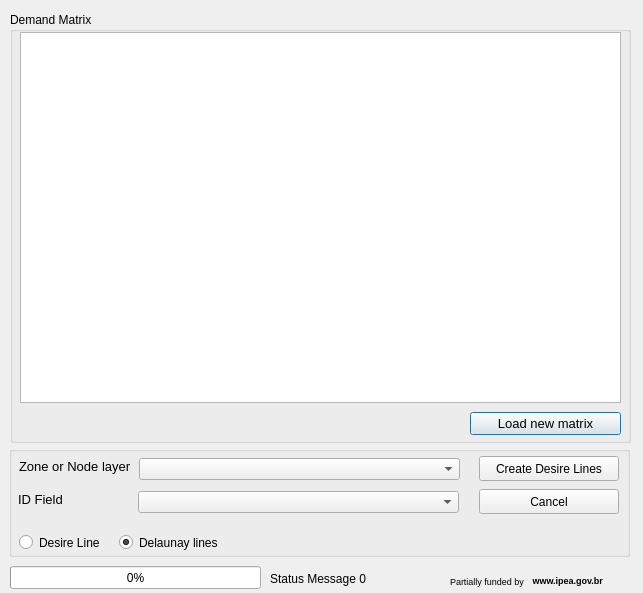
<?xml version="1.0" encoding="UTF-8"?>
<ui version="4.0">
 <class>DesireLines</class>
 <widget class="QDialog" name="DesireLines">
  <property name="windowModality">
   <enum>Qt::ApplicationModal</enum>
  </property>
  <property name="geometry">
   <rect>
    <x>0</x>
    <y>0</y>
    <width>643</width>
    <height>593</height>
   </rect>
  </property>
  <property name="windowTitle">
   <string>Graph creation toolbox - Provided by www.xl-optim.com</string>
  </property>
  <property name="modal">
   <bool>true</bool>
  </property>
  <widget class="QLabel" name="lbl_funding2">
   <property name="geometry">
    <rect>
     <x>530</x>
     <y>570</y>
     <width>91</width>
     <height>21</height>
    </rect>
   </property>
   <property name="font">
    <font>
     <pointsize>7</pointsize>
     <weight>75</weight>
     <bold>true</bold>
    </font>
   </property>
   <property name="text">
    <string> www.ipea.gov.br</string>
   </property>
   <property name="textFormat">
    <enum>Qt::PlainText</enum>
   </property>
  </widget>
  <widget class="QLabel" name="lbl_funding1">
   <property name="geometry">
    <rect>
     <x>450</x>
     <y>573</y>
     <width>91</width>
     <height>16</height>
    </rect>
   </property>
   <property name="font">
    <font>
     <pointsize>7</pointsize>
    </font>
   </property>
   <property name="text">
    <string>Partially funded by</string>
   </property>
  </widget>
  <widget class="QProgressBar" name="progressbar">
   <property name="enabled">
    <bool>true</bool>
   </property>
   <property name="geometry">
    <rect>
     <x>10</x>
     <y>566</y>
     <width>251</width>
     <height>23</height>
    </rect>
   </property>
   <property name="palette">
    <palette>
     <active>
      <colorrole role="Highlight">
       <brush brushstyle="SolidPattern">
        <color alpha="255">
         <red>0</red>
         <green>170</green>
         <blue>0</blue>
        </color>
       </brush>
      </colorrole>
     </active>
     <inactive>
      <colorrole role="Highlight">
       <brush brushstyle="SolidPattern">
        <color alpha="255">
         <red>240</red>
         <green>240</green>
         <blue>240</blue>
        </color>
       </brush>
      </colorrole>
     </inactive>
     <disabled>
      <colorrole role="Highlight">
       <brush brushstyle="SolidPattern">
        <color alpha="255">
         <red>51</red>
         <green>153</green>
         <blue>255</blue>
        </color>
       </brush>
      </colorrole>
     </disabled>
    </palette>
   </property>
   <property name="value">
    <number>0</number>
   </property>
   <property name="textVisible">
    <bool>true</bool>
   </property>
  </widget>
  <widget class="QLabel" name="progress_label">
   <property name="geometry">
    <rect>
     <x>270</x>
     <y>568</y>
     <width>301</width>
     <height>21</height>
    </rect>
   </property>
   <property name="font">
    <font>
     <pointsize>9</pointsize>
    </font>
   </property>
   <property name="text">
    <string>Status Message 0</string>
   </property>
  </widget>
  <widget class="QGroupBox" name="groupBox">
   <property name="geometry">
    <rect>
     <x>10</x>
     <y>12</y>
     <width>621</width>
     <height>431</height>
    </rect>
   </property>
   <property name="title">
    <string>Demand Matrix</string>
   </property>
   <widget class="QPushButton" name="but_load_new_matrix">
    <property name="geometry">
     <rect>
      <x>460</x>
      <y>400</y>
      <width>151</width>
      <height>23</height>
     </rect>
    </property>
    <property name="font">
     <font>
      <pointsize>10</pointsize>
     </font>
    </property>
    <property name="text">
     <string>Load new matrix</string>
    </property>
   </widget>
   <widget class="QTableView" name="matrix_viewer">
    <property name="geometry">
     <rect>
      <x>10</x>
      <y>20</y>
      <width>601</width>
      <height>371</height>
     </rect>
    </property>
   </widget>
   <widget class="QLabel" name="lbl_matrix_loaded">
    <property name="geometry">
     <rect>
      <x>20</x>
      <y>400</y>
      <width>441</width>
      <height>21</height>
     </rect>
    </property>
    <property name="font">
     <font>
      <pointsize>10</pointsize>
     </font>
    </property>
    <property name="text">
     <string/>
    </property>
    <property name="wordWrap">
     <bool>false</bool>
    </property>
   </widget>
   <zorder>lbl_matrix_loaded</zorder>
   <zorder>but_load_new_matrix</zorder>
   <zorder>matrix_viewer</zorder>
  </widget>
  <widget class="QGroupBox" name="groupBox_2">
   <property name="geometry">
    <rect>
     <x>9</x>
     <y>446</y>
     <width>621</width>
     <height>111</height>
    </rect>
   </property>
   <property name="title">
    <string/>
   </property>
   <widget class="QPushButton" name="cancel">
    <property name="geometry">
     <rect>
      <x>470</x>
      <y>43</y>
      <width>140</width>
      <height>25</height>
     </rect>
    </property>
    <property name="text">
     <string>Cancel</string>
    </property>
   </widget>
   <widget class="QPushButton" name="create_dl">
    <property name="geometry">
     <rect>
      <x>470</x>
      <y>10</y>
      <width>140</width>
      <height>25</height>
     </rect>
    </property>
    <property name="text">
     <string>Create Desire Lines</string>
    </property>
   </widget>
   <widget class="QLabel" name="lblnodematch_13">
    <property name="geometry">
     <rect>
      <x>9</x>
      <y>45</y>
      <width>121</width>
      <height>16</height>
     </rect>
    </property>
    <property name="font">
     <font>
      <pointsize>10</pointsize>
     </font>
    </property>
    <property name="text">
     <string>ID Field</string>
    </property>
   </widget>
   <widget class="QComboBox" name="zoning_layer">
    <property name="geometry">
     <rect>
      <x>130</x>
      <y>12</y>
      <width>321</width>
      <height>22</height>
     </rect>
    </property>
    <property name="maxVisibleItems">
     <number>10</number>
    </property>
   </widget>
   <widget class="QRadioButton" name="radio_desire">
    <property name="geometry">
     <rect>
      <x>10</x>
      <y>88</y>
      <width>81</width>
      <height>17</height>
     </rect>
    </property>
    <property name="text">
     <string>Desire Lines</string>
    </property>
    <property name="checkable">
     <bool>true</bool>
    </property>
    <property name="checked">
     <bool>false</bool>
    </property>
   </widget>
   <widget class="QComboBox" name="zone_id_field">
    <property name="geometry">
     <rect>
      <x>129</x>
      <y>45</y>
      <width>321</width>
      <height>22</height>
     </rect>
    </property>
    <property name="maxVisibleItems">
     <number>10</number>
    </property>
   </widget>
   <widget class="QLabel" name="lblnodematch_12">
    <property name="geometry">
     <rect>
      <x>10</x>
      <y>12</y>
      <width>121</width>
      <height>16</height>
     </rect>
    </property>
    <property name="font">
     <font>
      <pointsize>10</pointsize>
     </font>
    </property>
    <property name="text">
     <string>Zone or Node layer</string>
    </property>
   </widget>
   <widget class="QRadioButton" name="radio_delaunay">
    <property name="geometry">
     <rect>
      <x>110</x>
      <y>88</y>
      <width>101</width>
      <height>17</height>
     </rect>
    </property>
    <property name="text">
     <string>Delaunay lines</string>
    </property>
    <property name="checkable">
     <bool>true</bool>
    </property>
    <property name="checked">
     <bool>true</bool>
    </property>
   </widget>
  </widget>
  <zorder>progress_label</zorder>
  <zorder>lbl_funding2</zorder>
  <zorder>lbl_funding1</zorder>
  <zorder>progressbar</zorder>
  <zorder>groupBox</zorder>
  <zorder>groupBox_2</zorder>
 </widget>
 <resources/>
 <connections/>
</ui>
